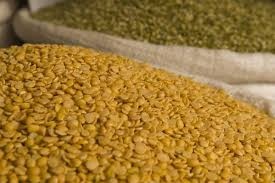
#> input picture d1.jpg, 275 x 183 px; its folder holds only this picture in this run
$ python -i ui.py   (imports and definitions only)
#> lines starting #> are read from the running program, lines starting #| are printed output that depends on the picture
# -*- coding: utf-8 -*-

# import the necessary packages
from tkinter import *
from PIL import Image
from PIL import ImageTk
from tkinter import filedialog
import cv2
import pickle
import os
import numpy as np
from skimage import io
# [1 line not run here, left out]


def model_predict(img_path):
        print ("Image : ",img_path)
        data1=[]
        img = cv2.imread(img_path)
        img = cv2.resize(img, (64,64), interpolation = cv2.INTER_AREA)
        data1.append(img)
        data1 = np.array(data1)
        dataset_size1 = data1.shape[0]
        data1 = data1.reshape(dataset_size1,-1)
        preds = model.predict(data1)
        print("PREDICTION OUTPUT= ",preds[0])
        clss = ['NON DEGRADABLE', 'DEGRADABLE']
        a = preds[0]
        print('Prediction:', clss[a])
        print(' ')
        return clss[a]


def select_image():
	global panelA, panelB

	path = filedialog.askopenfilename()
#> the answer given: d1.jpg
    	# ensure a file path was selected
	if len(path) > 0:
		# load the image from disk, convert it to grayscale, and detect
		# edges in it
		image = cv2.imread(path)
#> image is the input picture: shape (183, 275, 3); mean B, G, R 50.3, 120.6, 159.1
		image=cv2.resize(image,(600,500))
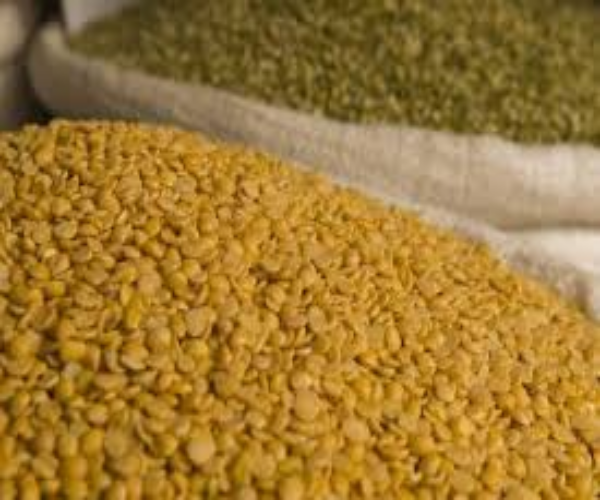
#> image: shape (500, 600, 3); mean B, G, R 50.2, 120.4, 159
		c=model_predict(path)
#> in model_predict, `img = cv2.resize(img, (64,64), interpolation = cv2.INTER_AREA)`:
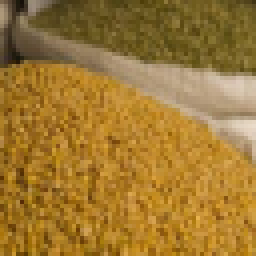
#> img: shape (64, 64, 3) (shown 4 times larger); mean B, G, R 50.3, 120.6, 159.1
		print(c)

		gray = cv2.cvtColor(image, cv2.COLOR_BGR2GRAY)
		image = cv2.cvtColor(image, cv2.COLOR_BGR2RGB)
		image = Image.fromarray(image)
		image = ImageTk.PhotoImage(image)

        		# if the panels are None, initialize them
		if panelA is None :
			# the first panel will store our original image
			panelA = Label(image=image)
			panelA.image = image
			panelA.pack(side="left", padx=400, pady=10)

		else:
			# update the pannels
			panelA.configure(image=image)

			panelA.image = image


		Btn1.configure(text="DETECTED: "+c)


# [2 lines not run here, left out]
# [1 line that did not run here, left out]

# [1 line that did not run here, left out]
# [1 line not run here, left out]

panelA = None
panelB = None
outlabel=None


# [1 line that did not run here, left out]
# [1 line not run here, left out]
# [1 line that did not run here, left out]
# [4 lines not run here, left out]

#> (the run stopped early here; a loop or call above may not have finished)

$ run again, on d3.jpg
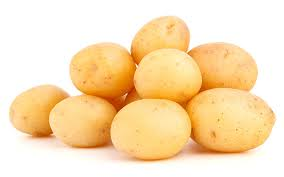
#> input picture d3.jpg, 284 x 177 px
#> in select_image, image is the input picture: shape (177, 284, 3); mean B, G, R 183.3, 224, 250.1
#> in select_image, `image=cv2.resize(image,(600,500))`:
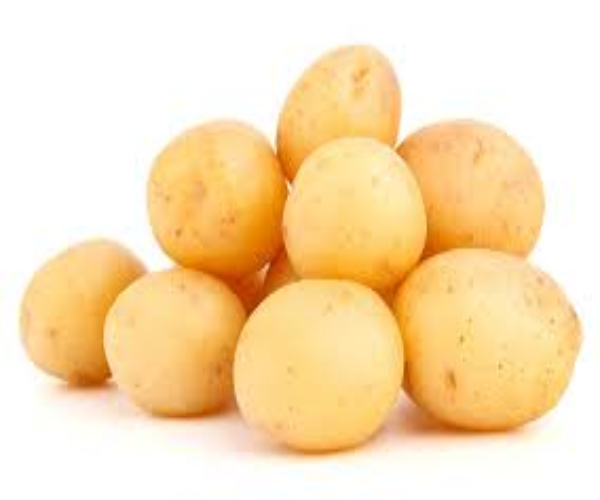
#> image: shape (500, 600, 3); mean B, G, R 183.2, 224, 250
#> in model_predict, `img = cv2.resize(img, (64,64), interpolation = cv2.INTER_AREA)`:
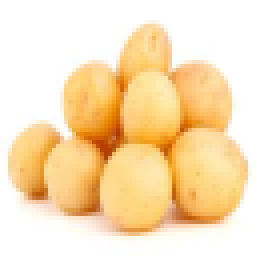
#> img: shape (64, 64, 3) (shown 4 times larger); mean B, G, R 183.3, 224, 250.1

$ run again, on d4.jpg
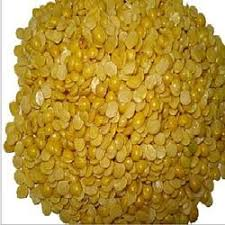
#> input picture d4.jpg, 225 x 225 px
#> in select_image, image is the input picture: shape (225, 225, 3); mean B, G, R 60.3, 145.4, 178
#> in select_image, `image=cv2.resize(image,(600,500))`:
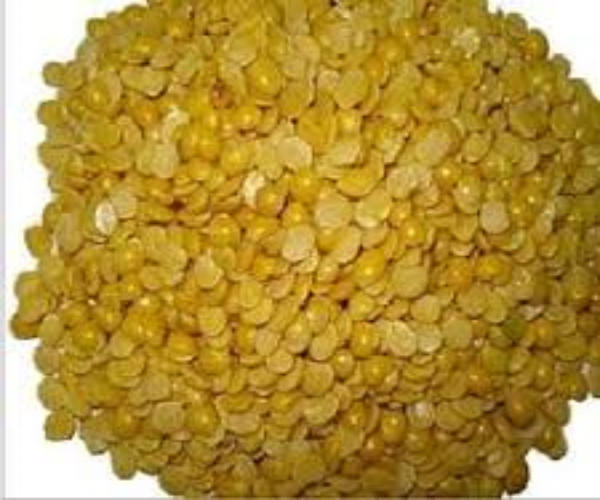
#> image: shape (500, 600, 3); mean B, G, R 60.2, 145.3, 177.8
#> in model_predict, `img = cv2.resize(img, (64,64), interpolation = cv2.INTER_AREA)`:
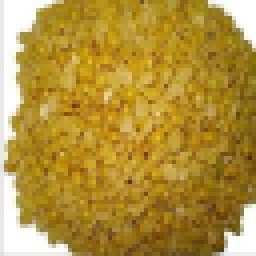
#> img: shape (64, 64, 3) (shown 4 times larger); mean B, G, R 60.3, 145.4, 178

$ run again, on d2.jpg
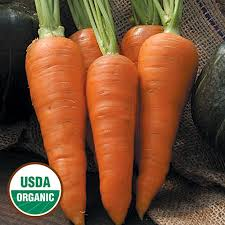
#> input picture d2.jpg, 225 x 225 px
#> in select_image, image is the input picture: shape (225, 225, 3); mean B, G, R 50.7, 79.1, 121.1
#> in select_image, `image=cv2.resize(image,(600,500))`:
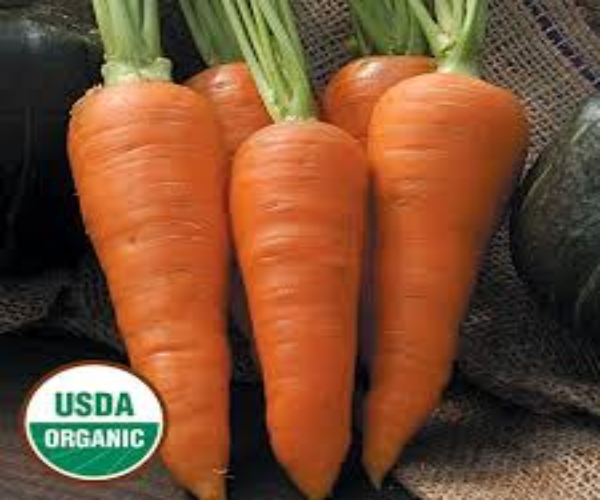
#> image: shape (500, 600, 3); mean B, G, R 50.6, 79, 121
#> in model_predict, `img = cv2.resize(img, (64,64), interpolation = cv2.INTER_AREA)`:
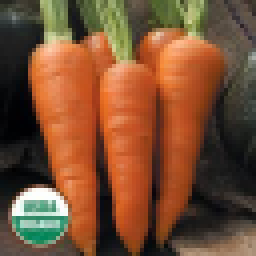
#> img: shape (64, 64, 3) (shown 4 times larger); mean B, G, R 50.7, 79.1, 121.1
